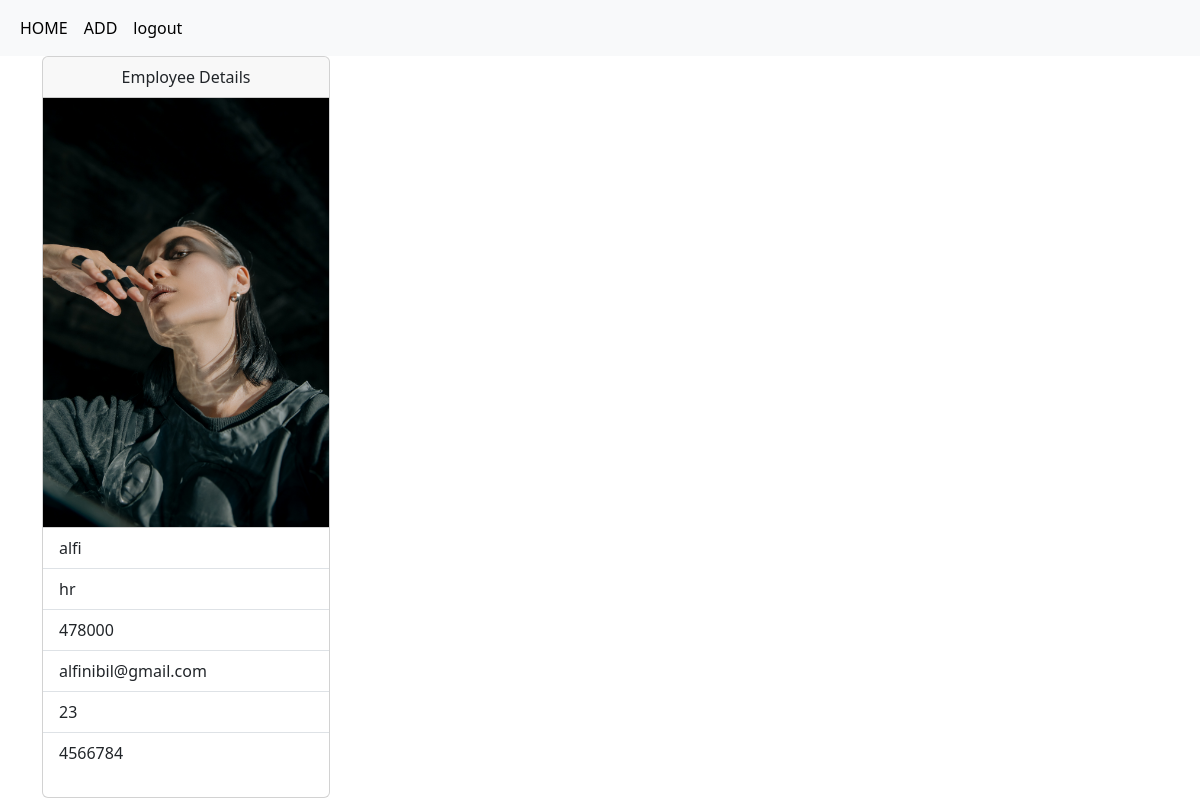
/employees/6 (signed in), run on the app's committed database.
### crm/models.py (models this page shows, shortened)
class Employees(models.Model):
    name=models.CharField(max_length=200)
    department=models.CharField(max_length=200)
    salary=models.PositiveIntegerField()
    email=models.EmailField(unique=True  )
    age=models.PositiveIntegerField()
    contact=models.CharField(null=True, max_length=200)
    profile_pic=models.ImageField(upload_to="images",null=True,blank=True)
    dob=models.DateField(null=True,blank=True)

### crm/views.py (the view)
# urls.py: path("employees/<int:pk>",views.EmployeeDetailVeiw.as_view(),name="emp-detail"),
@method_decorator(signin_required,name="dispatch")
class EmployeeDetailVeiw(View):
    def get(self,request,*args,**kwargs):
        id=kwargs.get("pk")
        qs=Employees.objects.get(id=id)
        return render(request,"emp_detail.html",{"data":qs})

### crm/views.py (called while the page is built)
def signin_required(fn):
    def wrapper(request,*args,**kwargs):
        if not request.user.is_authenticated:
            messages.error(request,"invalid session")
            return redirect("signin")
        else:
            return fn(request,*args,**kwargs)
    return wrapper

### crm/templates/emp_detail.html
{%extends 'base.html'%}
{%block body_block%}
<div class="container ">
    <div>
        <div class="card" style="width: 18rem;">
            <div class="card-header">
             <center>Employee Details</center>
            </div>
            <div>
                {%if data.profile_pic%}
                <img src="{{data.profile_pic.url}}" alt="" width="100%;">
                {%endif%}
            </div>
            <ul class="list-group list-group-flush">
              <li class="list-group-item">{{data.name}}</li>
              <li class="list-group-item">{{data.department}}</li>
              <li class="list-group-item">{{data.salary}}</li>
              <li class="list-group-item">{{data.email}}</li>
              <li class="list-group-item">{{data.age}}</li>
              <li class="list-group-item">{{data.contact}}</li>
            </ul>
          </div>
    </div>
</div>
{%endblock%}

### crm/templates/base.html (shortened to what this page needs)
<!DOCTYPE html>
<html lang="en">
<head>
    <link href="https://cdn.jsdelivr.net/npm/bootstrap@5.3.2/dist/css/bootstrap.min.css" rel="stylesheet">
</head>
<body >
    <nav class="navbar navbar-expand-lg bg-body-tertiary ">
        <div class="container-fluid">
            <ul class="navbar-nav me-auto mb-2 mb-lg-0">
              <li class="nav-item">
                <a class="nav-link active" aria-current="page" href="{%url 'emp-all'%}">HOME</a>
              </li>
              <li class="nav-item">
                <a class="nav-link active" aria-current="page" href="{%url 'emp-add'%}">ADD </a>
              </li>
              <li class="nav-item">
                <a class="nav-link active" aria-current="page" href="{%url 'logout'%}">logout </a>
              </li>
            </ul>
          </div>
      </nav>
      {%block body_block%}
      {%endblock%}
</body>
</html>

### data on the page
Employees: profile_pic (picture), name "alfi", department "hr", salary "478000", email "alfinibil@gmail.com", age "23", contact "4566784"
